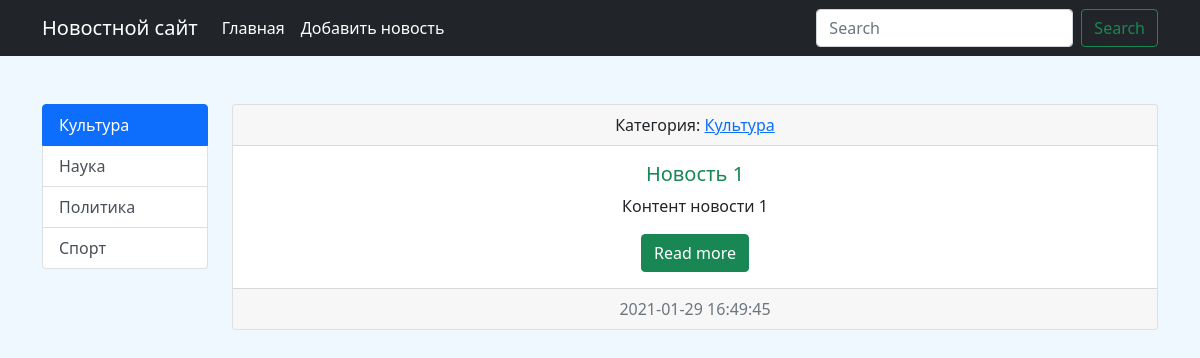
The app's page /category/1/, older data.
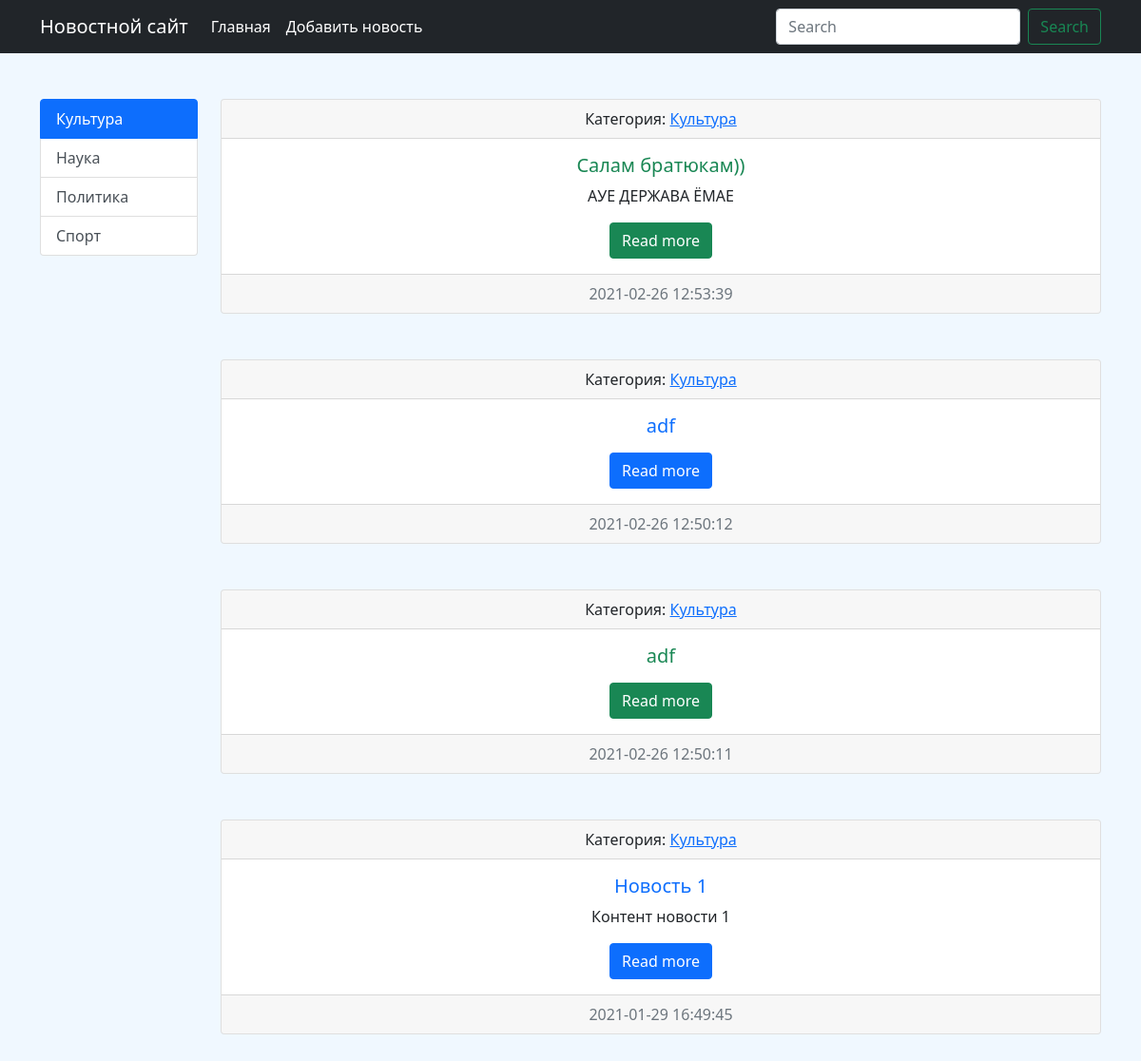
The same page, newer data.
### news/models.py (models this page shows, shortened)
class Categories(models.Model):
    title = models.CharField(max_length = 150, verbose_name = "Название категории", db_index = True)
    def get_absolute_url(self):
        return reverse('category', kwargs={'category_id': self.pk})
    class Meta:
        verbose_name = "Категория"
        verbose_name_plural = "Категории"
        ordering = ['title']
    def __str__(self):
        return self.title

class News(models.Model):
    title = models.CharField(max_length = 150, verbose_name = 'Наименование')
    content = models.TextField(blank=True, verbose_name = 'Контент')
    created_at = models.DateTimeField(auto_now_add = True, verbose_name = 'Дата публикации')
    updated_at = models.DateTimeField(auto_now = True, verbose_name = 'Обновлено')
    photo = models.ImageField(upload_to = 'photos/%Y/%m/%d/', blank=True, verbose_name = 'Фото')
    is_published = models.BooleanField(default=True, verbose_name = 'Опубликовано?')
    category = models.ForeignKey('Categories', on_delete = models.PROTECT, null = True, verbose_name = "Название категории")
    def get_absolute_url(self):
        return reverse('view_news', kwargs={'news_id': self.pk})
    class Meta:
        verbose_name = 'Новость'
        verbose_name_plural = 'Новости'
        ordering = ['-created_at', 'title']

### news/views.py (the view)
# urls.py: path('category/<int:category_id>/', get_category, name = 'category'),
def get_category(request, category_id):
    news = News.objects.filter(category__pk = category_id)
    current_category = Categories.objects.get(pk = category_id)
    return render(request, 'news/category.html', {'news': news, 'current_category': current_category})

### news/templatetags/news_tags.py (called while the page is built)
@register.simple_tag(name='get_list_categories')
def get_categories():
    return Categories.objects.all()

### news/templates/news/category.html (shortened to what this page needs)
{% extends 'base.html' %}
{% block sidebar %}
{% include 'inc/_sidebar.html' %}
{% endblock %}
{% block content %}
{% for item in news %}
<div class="card text-center mb-5">
    <div class="card-header">
        Категория: <a href = "{{item.category.get_absolute_url}}">{{ item.category }}</a>
    </div>
    <div class="card-body">
        <div class="media">
            <div class="media-body">
                <h5 class="card-title {% cycle 'text-success' 'text-primary'%}">{{ item.title }}</h5>
                <p class="card-text">{{ item.content|truncatewords:50 }}</p>
                <a href="{{ item.get_absolute_url }}" class="btn {%cycle 'btn-success' 'btn-primary'%}">Read more</a>
            </div>
        </div>
    </div>
    <div class="card-footer text-muted">
        {{ item.created_at|date:"Y-m-d H:i:s" }}
    </div>
</div>
{% empty %}
<p>ОЙ, тут пусто...</p>
{% endfor %}
{% endblock %}

### templates/base.html (shortened to what this page needs)
{% load static %}
<!DOCTYPE html>
<html lang="en">
<head>
    <link rel='stylesheet' href="{% static 'bootstrap/css/bootstrap.min.css' %}">
    <link rel='stylesheet' href="{% static 'css/style.css' %}">
</head>
<body>
   {% include 'inc/_nav.html' %}
    <div class="container">
        <div class="row">
            <div class="col-md-2">
                {% block sidebar %}SIDEBAR{% endblock %}
            </div>
            <div class="col-md-10">
                {% block content %}CONTENT{% endblock %}
            </div>
        </div>
    </div>
    </body>
</html>

### templates/inc/_nav.html (shortened to what this page needs)
<nav class="navbar navbar-expand-lg navbar-light bg-dark">
  <div class="container">
    <a class="navbar-brand text-white"  href = "{% url 'home' %}">Новостной сайт</a>
    <div class="collapse navbar-collapse" id="navbarTogglerDemo02">
      <ul class="navbar-nav me-auto mb-2 mb-lg-0">
        <li class="nav-item">
          <a class="nav-link active text-white" aria-current="page" href="{% url 'home' %}">Главная</a>
        </li>
        <li class="nav-item">
          <a class="nav-link text-white" href="{% url 'add_news' %}">Добавить новость</a>
        </li>
      </ul>
      <form class="d-flex">
        <input class="form-control me-2" type="search" placeholder="Search" aria-label="Search">
        <button class="btn btn-outline-success" type="submit">Search</button>
      </form>
    </div>
  </div>
</nav>

### templates/inc/_sidebar.html
{% load news_tags %}
{% get_list_categories as categories%}
<div class="list-group">
{% for item in categories %}
    {% if current_category.pk == item.pk %}
    <a class="list-group-item list-group-item-action active" href="{{item.get_absolute_url}}">
        {{ item.title }}
    </a>
    {% else %}
    <a class="list-group-item list-group-item-action" href="{{item.get_absolute_url}}">
        {{ item.title }}
    </a>
    {% endif %}
{% endfor %}
</div>

### Lessons/static/css/style.css (style rules this page uses)
body { background-color: aliceblue; }

Row changes from the older to the newer data that the page shows:
added News: category "Культура", title "Салам братюкам))", content "АУЕ ДЕРЖАВА ЁМАЕ", created_at "2021-02-26 12:53:39"
added News: category "Культура", title "adf", created_at "2021-02-26 12:50:12"
added News: category "Культура", title "adf", created_at "2021-02-26 12:50:11"
